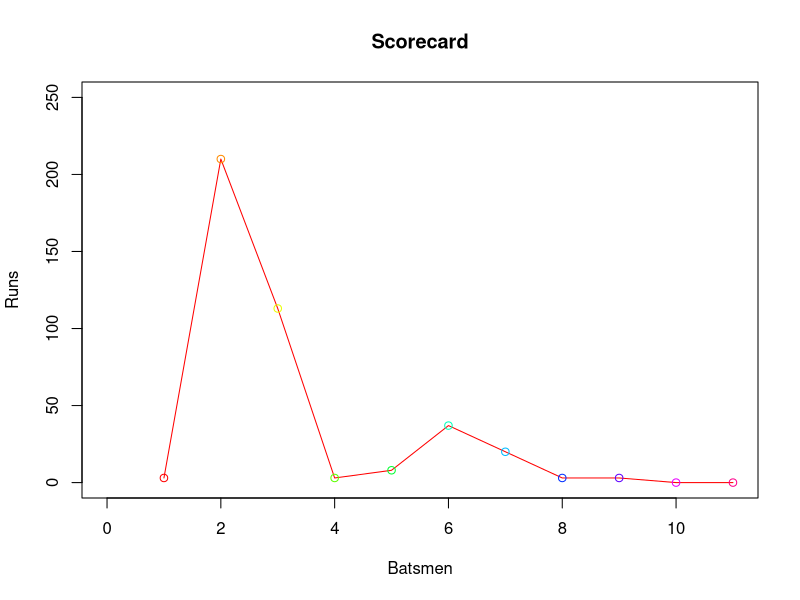

The R script that drew this image:
runs = c(3,210,113,3,8,37,20,3,3,0,0)

#png(file = "Line Chart 1.jpeg")

plot(runs,
     type="o",
     xlab = "Batsmen",
     ylab = "Runs",
     xlim = c(0,11),
     ylim = c(0,250),
     main="Scorecard",
     col=rainbow(length(runs)))

#dev.off()